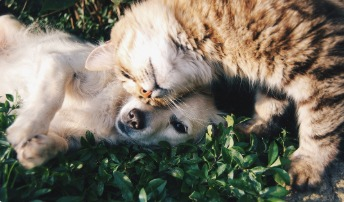
#> input picture ManipulacaoImagem/tensor.jpeg, 344 x 202 px, found by its file name
$ python Scaling.py
#> lines starting #> are read from the running program, lines starting #| are printed output that depends on the picture
from PIL import Image
import numpy as np

# 1. Carrgar a imagem e transformar em array Numpy
caminho_entrada = r"C:\Users\Maria\Desktop\CG\tensor.jpeg"
imagem = Image.open(caminho_entrada).convert("RGB")  # Converte para RGB, descartando o canal alfa se houver
#> imagem is the input picture: PIL image 344x202 RGB; mean R, G, B 122, 115.6, 101.6
arr = np.array(imagem)
# largura, 3)

altura_orig, largura_orig = arr.shape[:2]  # altura e largura originais da imagem
#> altura_orig = 202; largura_orig = 344
print(f"Dimensões originais da imagem: {altura_orig}x{largura_orig} px " f"(shape Numpy: {arr.shape})")
#| Dimensões originais da imagem: 202x344 px (shape Numpy: (202, 344, 3))

# 2. Definir o novo tamanho da imagem em pixels(largura e altura)
nova_largura = 800  # largura desejada em pixels
nova_altura = 600  # altura desejada em pixels

# 3. Redimensionar em Numpy usando vizinho mais próximo (nearest neighbor)
# para cada pixel novo, calcula qual pixel da imagem original ele corresponde
linhas = (np.arange(nova_altura) * altura_orig / nova_altura).astype(int)
#> linhas = 600 values from 0 to 201
colunas = (np.arange(nova_largura) * largura_orig / nova_largura).astype(int)
#> colunas = 800 values from 0 to 343
arr_redimensionado = arr[linhas[:, None], colunas]
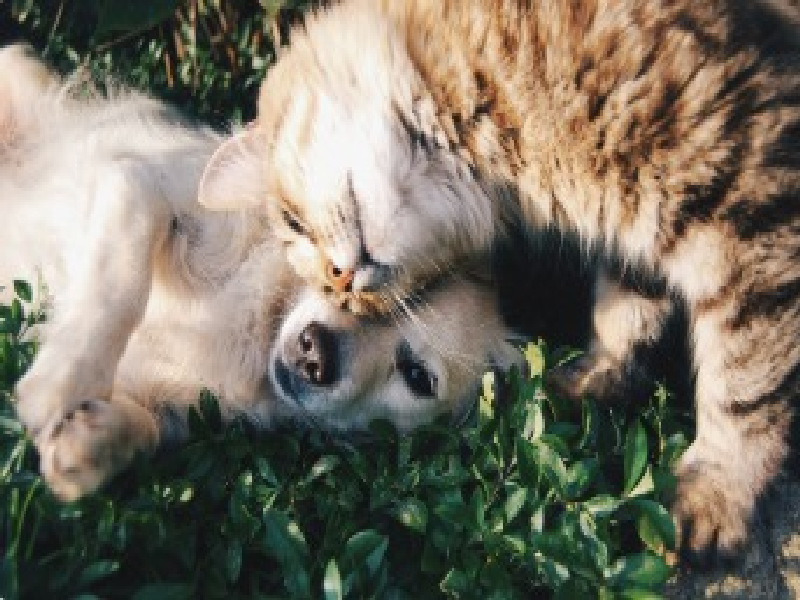
#> arr_redimensionado: shape (600, 800, 3); mean R, G, B 122.1, 115.6, 101.7
# shape: (nova_altura, nova_largura, 3)

# 4.Voltar paraimagem PIL só para salvar em disco
caminho_saida = r"C:\Users\Maria\Desktop\CG\tensor_redimensionado.jpeg"
Image.fromarray(arr_redimensionado).save(caminho_saida)

print(f"Redimensionado: {nova_altura}x{nova_largura} px (shape Numpy: {arr_redimensionado.shape})")
#| Redimensionado: 600x800 px (shape Numpy: (600, 800, 3))
print(f"Imagem redimensionada salva com sucesso!")

$ run again, with ManipulacaoImagem/pup.jpeg copied over ManipulacaoImagem/tensor.jpeg
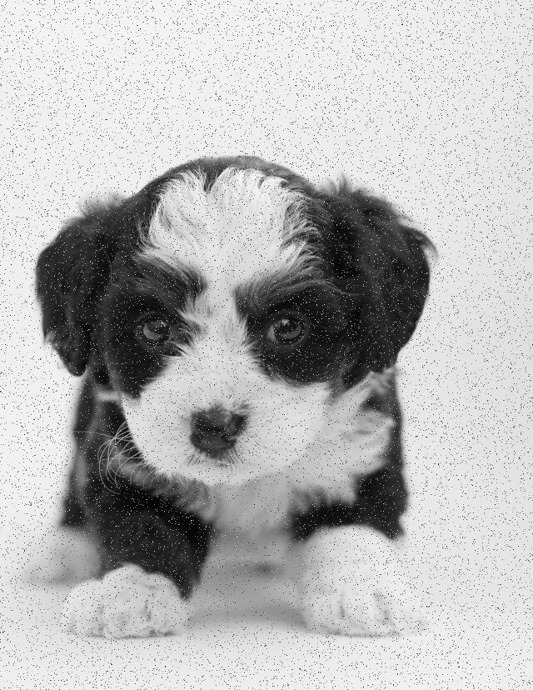
#> input picture ManipulacaoImagem/pup.jpeg, 533 x 690 px, found by its file name
#> imagem is the input picture: PIL image 533x690 RGB; min 0, max 255, mean 182.4
#| Dimensões originais da imagem: 690x533 px (shape Numpy: (690, 533, 3))
#> `arr_redimensionado = arr[linhas[:, None], colunas]`:
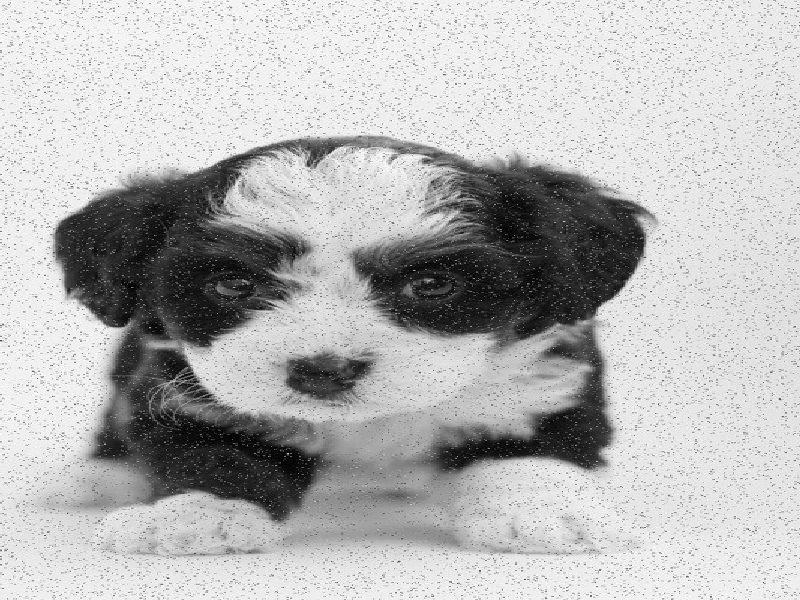
#> arr_redimensionado: shape (600, 800, 3); min 0, max 255, mean 182.4
#| Redimensionado: 600x800 px (shape Numpy: (600, 800, 3))

$ run again, with ManipulacaoImagem/puppy.jpeg copied over ManipulacaoImagem/tensor.jpeg
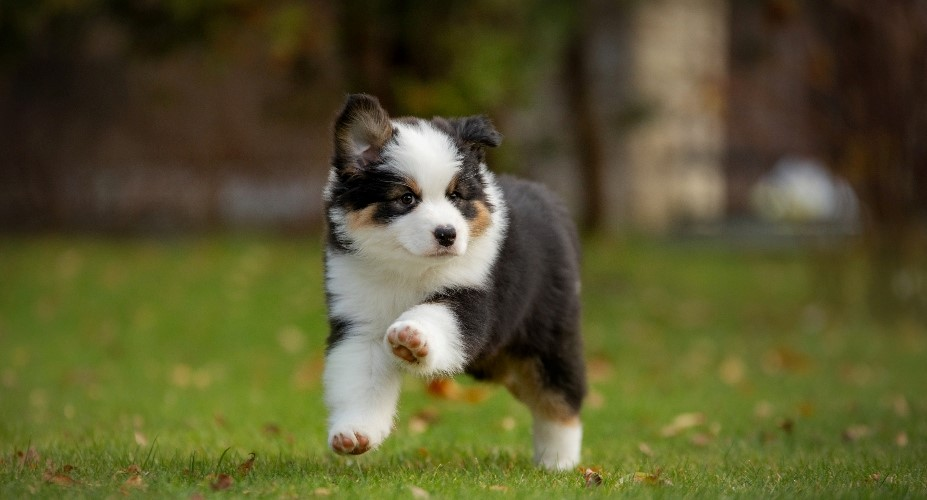
#> input picture ManipulacaoImagem/puppy.jpeg, 927 x 500 px, found by its file name
#> imagem is the input picture: PIL image 927x500 RGB; mean R, G, B 88.2, 85.8, 46.3
#| Dimensões originais da imagem: 500x927 px (shape Numpy: (500, 927, 3))
#> `arr_redimensionado = arr[linhas[:, None], colunas]`:
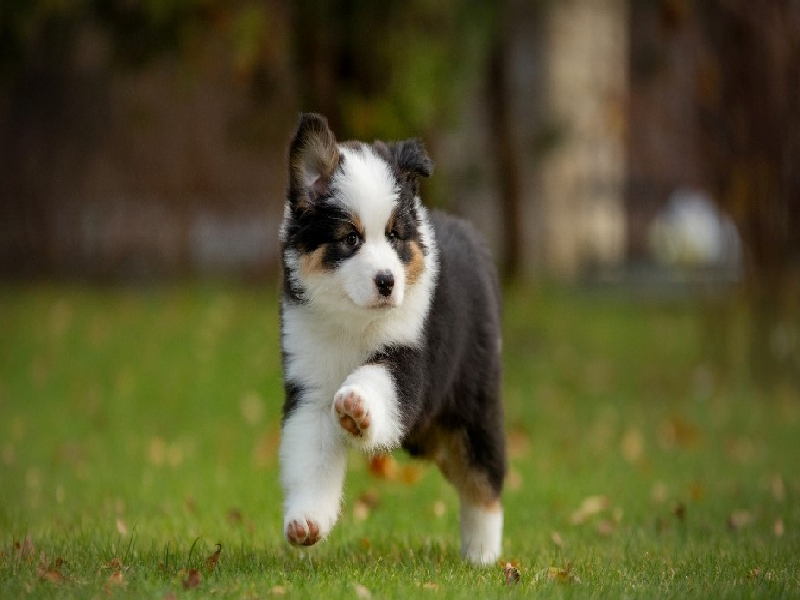
#> arr_redimensionado: shape (600, 800, 3); mean R, G, B 88.2, 85.7, 46.2
#| Redimensionado: 600x800 px (shape Numpy: (600, 800, 3))

$ run again, with ManipulacaoImagem/sheep.jpeg copied over ManipulacaoImagem/tensor.jpeg
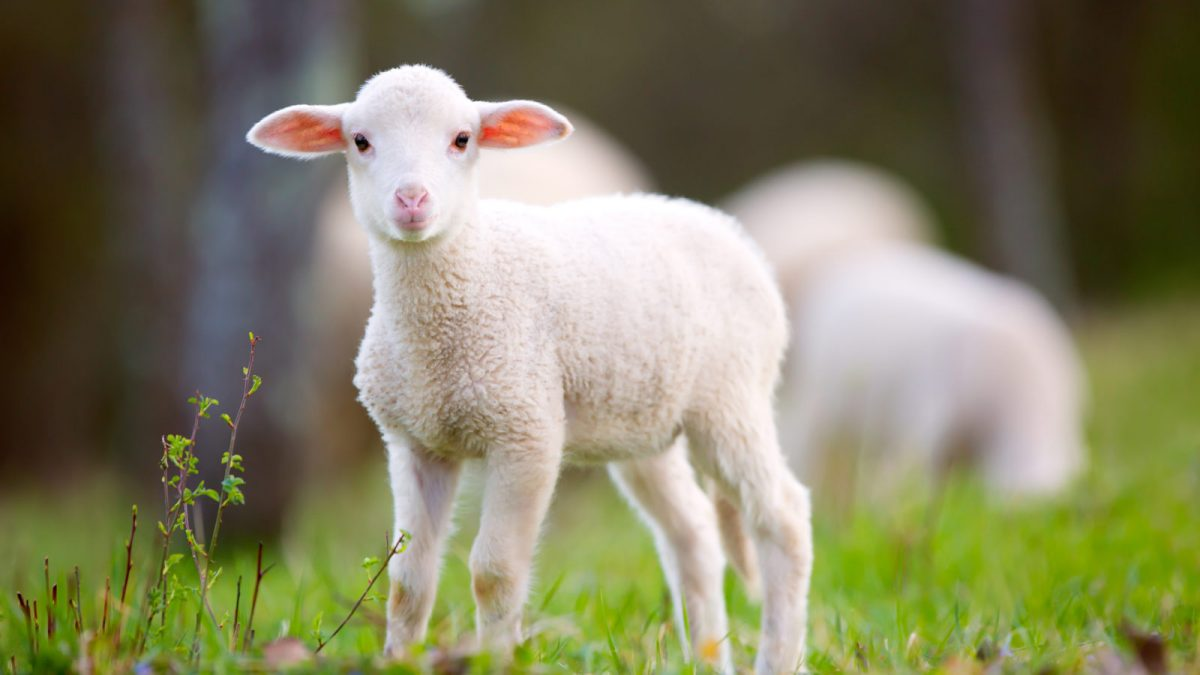
#> input picture ManipulacaoImagem/sheep.jpeg, 1200 x 675 px, found by its file name
#> imagem is the input picture: PIL image 1200x675 RGB; mean R, G, B 130.2, 127.9, 98.1
#| Dimensões originais da imagem: 675x1200 px (shape Numpy: (675, 1200, 3))
#> `arr_redimensionado = arr[linhas[:, None], colunas]`:
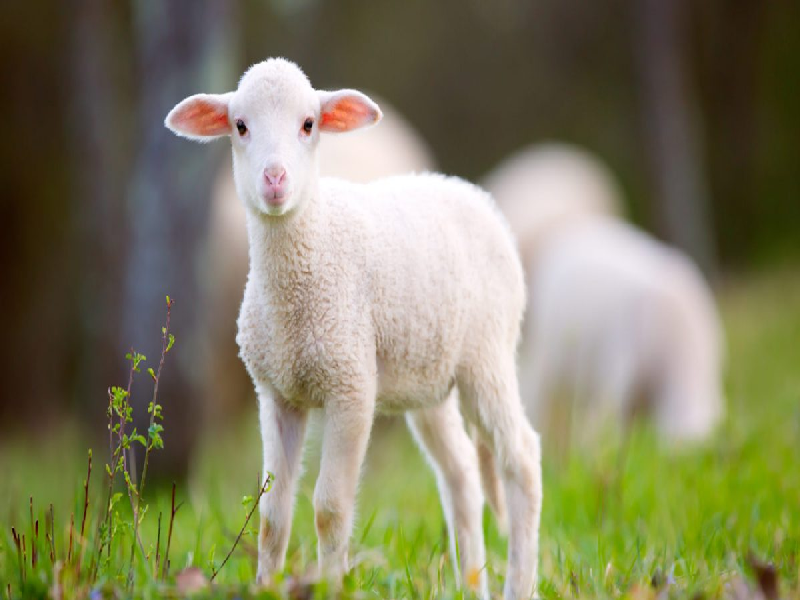
#> arr_redimensionado: shape (600, 800, 3); mean R, G, B 130.1, 127.9, 98.1
#| Redimensionado: 600x800 px (shape Numpy: (600, 800, 3))
